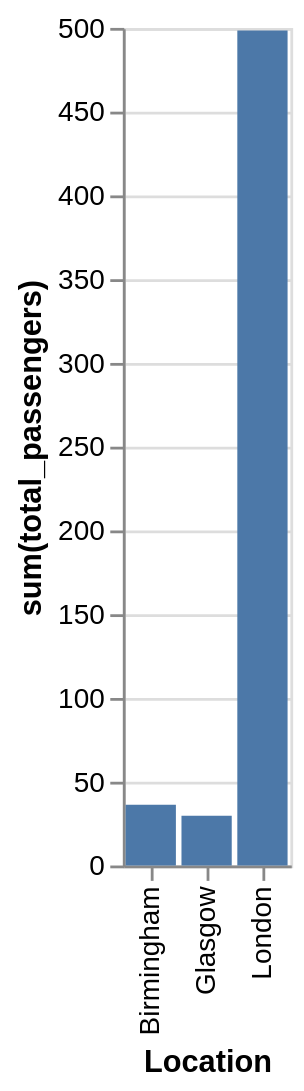

Describe this chart as a Vega-Lite specification.
### Vega-Lite specification from a JSON file in a GitHub repository (floating-point values rounded to 4 significant figures)
{"data": {"values": [{"x_data": "Birmingham", "y_data": 36.33}, {"x_data": "Glasgow", "y_data": 29.66}, {"x_data": "London", "y_data": 498.5}]}, "mark": "bar", "encoding": {"x": {"field": "x_data", "type": "nominal", "title": "Location", "sort": "ascending"}, "y": {"field": "y_data", "type": "quantitative", "title": "sum(total_passengers)"}}}
